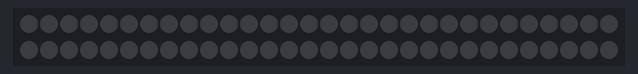
A sketch run on a simulated Arduino Uno, built with avr-gcc and run on an emulated ATmega328P. Parts: 60 RGB LEDs in strip order, left to right, continuing on the next row. Dim RGB values are drawn brighter than linear; colours are those a GRB WS2812 strip shows for the declared byte order; what the sketch prints to the serial monitor is not drawn.

Above: at 0.1 s.
At 0.56 s:
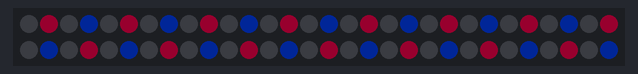
At 1.11 s:
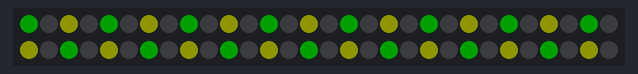

The sketch:

goutte.ino
```cpp
#include <FastLED.h>

// How many leds in your strip?
#define NUM_LEDS 60

#define DATA_PIN 5// Green=data / red=5V / white=ground

// Define the array of leds
CRGB leds[NUM_LEDS];

void setup() {
  Serial.begin(57600);
  Serial.println("resetting");
  LEDS.addLeds<WS2812, DATA_PIN, RGB>(leds, NUM_LEDS);
  LEDS.setBrightness(50);
}

void loopGoutte() {
  int pause = 100;
  for (int pos = 0; pos < NUM_LEDS / 2; pos++)
  {
    fill_solid(leds, NUM_LEDS, CRGB::Black);
    CHSV color  = CHSV(pos * 2 * 255 / NUM_LEDS, 255, 255 - (pos * 255 / NUM_LEDS));
    leds[NUM_LEDS / 2 + pos] = color;
    leds[NUM_LEDS / 2 - 1 - pos] = color;

    FastLED.show();
    delay(pause / 50);
    pause = pause * 1.2;
  }
}

int pause = 40;
int color = 0;
int pos = 0;
int vitesse = 1;

void mettreLed(int pos, int h, int s, int v)
{
  if (pos >= 0 && pos < NUM_LEDS)
  {
    leds[pos] = CHSV(h, s, v);
  }
}
void loopChenille()
{
  fill_solid(leds, NUM_LEDS, CRGB::Black);

  for (int oeuf = 0; oeuf < pos ; oeuf += 10)
  {
    //mettreLed(oeuf, 0, 0, ( pos - oeuf) * 4 );
    mettreLed(oeuf, 0, 0, ((vitesse > 0 ? pos : NUM_LEDS) - oeuf) * 4 );
  }

  mettreLed(pos, 85, 255, 255);
  mettreLed(pos - vitesse, (color + 85) / 2, 255, 125);
  mettreLed(pos - 2 * vitesse, color, 255, 125);
  mettreLed(pos - 3 * vitesse, (color - 85) / 2, 255, 125);


  pos = (pos + vitesse);
  if (pos > NUM_LEDS || pos < 0)
  {
    vitesse = -vitesse;
  }
  color += 2;
  FastLED.show();
  delay(pause);
}

int step = 0;
void loopGuirlande()
{
  fill_solid(leds, NUM_LEDS, CRGB::Black);
  for (int pos = 0; pos < NUM_LEDS; pos+=4)
  {
    if (step < 3)
    {
      leds[pos] = CHSV(0, 255, 200);
      leds[pos + 2] = CHSV(60, 255, 200);
    }
    else
    {
      leds[pos + 1] = CHSV(120, 255, 200);
      leds[pos + 3] = CHSV(180, 255, 200);
    }
  }

  step = (step + 1) % 6;

  FastLED.show();
  delay(30);
  fill_solid(leds, NUM_LEDS, CRGB::Black);
  FastLED.show();
  delay(120);
  if (step%3==0) delay(80);
}

void loop()
{
  //  loopGoutte();
  //  loopChenille();
  loopGuirlande();
}
```

Measured:
- by itself, everything shown: repeats every 1.1 s, in 4 steps
- what the display in image 0 shows lasts 0.6 s, from 0.0 s to 0.6 s
